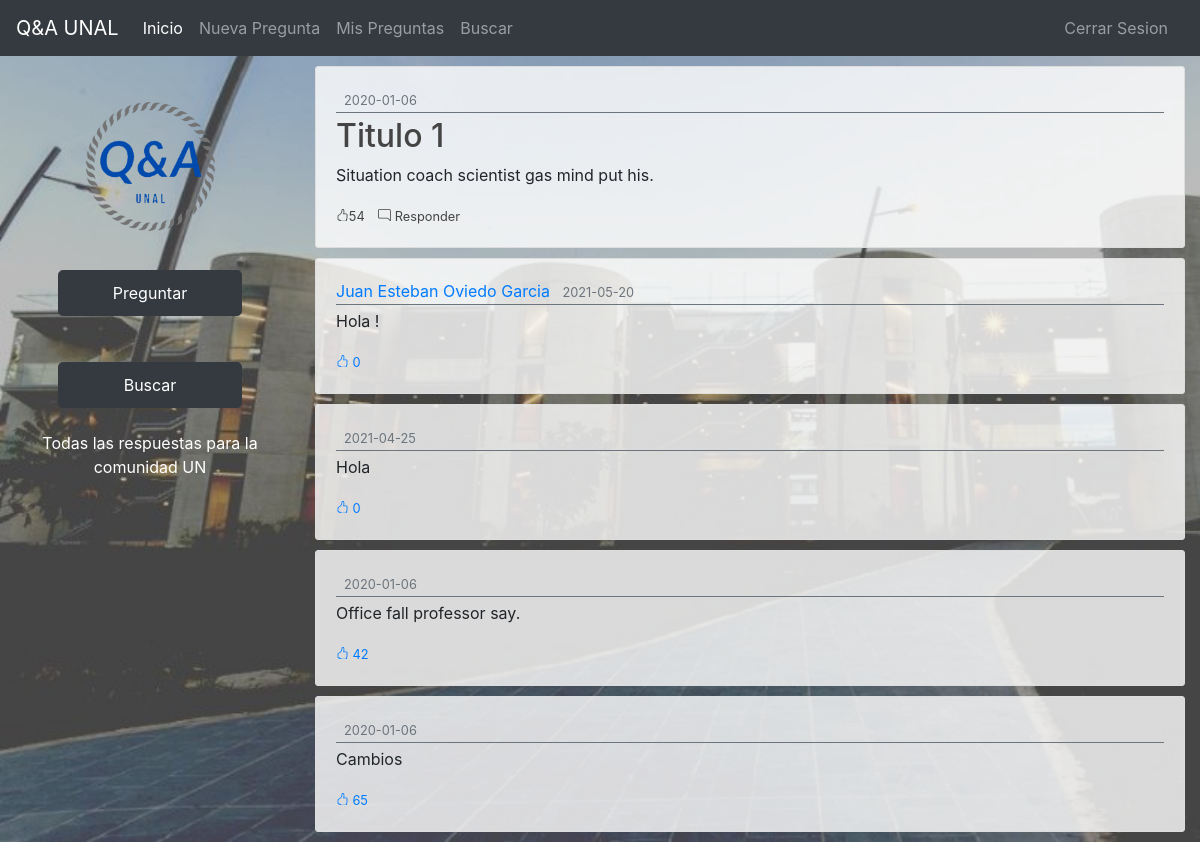
The app's page /preguntas/1 (signed in) with its own data.
### qaunal/models.py (models this page shows, shortened)
class Pregunta(db.Model):
    id = db.Column(db.Integer, primary_key=True)
    titulo = db.Column(db.String(200), nullable=False)
    date_created = db.Column(
        db.DateTime, nullable=False, default=datetime.utcnow)
    contenido = db.Column(db.Text, nullable=False)
    etiquetas = db.Column(db.String())
    resuelta = db.Column(db.Boolean(), nullable=False)
    likes = db.Column(db.Integer, nullable=False)
    user_id = db.Column(db.Integer, db.ForeignKey('user.id'), nullable=False)
    comentarios = db.relationship(
        'Comentario', backref='pregunta', lazy=True, cascade='all, delete')

class User(db.Model, UserMixin):
    id = db.Column(db.Integer, primary_key=True)
    nombre = db.Column(db.String(100), nullable=False)
    email = db.Column(db.String(100), unique=True, nullable=False)
    profilepic = db.Column(db.String(20), nullable=False,
                           default='default.jpg')
    password = db.Column(db.String(60), nullable=False)
    preguntas = db.relationship(
        'Pregunta', backref='autor', lazy=True, cascade='all, delete')
    comentarios = db.relationship('Comentario', backref='autor', lazy=True, cascade='all, delete')

class Comentario(db.Model):
    id = db.Column(db.Integer, primary_key=True)
    date_created = db.Column(
        db.DateTime, nullable=False, default=datetime.utcnow)
    contenido = db.Column(db.Text, nullable=False)
    util = db.Column(db.Boolean(), nullable=False)
    likes = db.Column(db.Integer, nullable=False)
    pregunta_id = db.Column(db.Integer, db.ForeignKey(
        'pregunta.id'), nullable=False)
    user_id = db.Column(db.Integer, db.ForeignKey('user.id'), nullable=False)

### qaunal/routes.py (the view)
@app.route('/preguntas/<int:preg_id>', methods=['GET','POST'])
@login_required
def pregunta(preg_id):
    pregunta = Pregunta.query.get_or_404(preg_id)
    comentariosPregunta = SLL_Stack()
    for comentario in pregunta.comentarios:
        comentariosPregunta.push(comentario)
    size = 0
    current = comentariosPregunta.getHead()
    while current:
        current = current.getNext()
        size += 1
    return render_template('pregunta.html', titulo="Pregunta", pregunta=pregunta, comentarios=comentariosPregunta, size=size)

### qaunal/estructuras.py (called while the page is built)
    def getData(self):
        return self.__data

    def setNext(self, node):
        self.__next = node

    def getNext(self):
        return self.__next

    def getHead(self):
        return self.__head

    def pushFront(self, item):
        newNode = Node(item)
        newNode.setNext(self.__head)
        self.__head = newNode

    def push(self, item):
        super().pushFront(item)

### qaunal/models.py (called while the page is built)
@login_manager.user_loader
def load_user(user_id):
    return User.query.get(int(user_id))

### qaunal/templates/pregunta.html (shortened to what this page needs)
{% extends "base.html" %}
{% block content %}
<article class="media content-section">
    <div class="media-body">
        <div class="article-metadata border-secondary">
            <div class="com-text">
                <div>
                    <small class="text-muted">{{ pregunta.date_created.strftime('%Y-%m-%d') }}</small>
                </div>
            </div>
        </div>
        <h2 class="article-title">{{ pregunta.titulo }}</h2>
        <p class="article-content">{{ pregunta.contenido }}</p>
        <small class="text-muted">
            <a class='article-title' href="{{ url_for('likePregunta', preg_id=pregunta.id) }}">
                {{ pregunta.likes }}</a>
        </small>
        <small class="text-muted" id="com"><a class="article-title" href="{{ url_for('postComentario', preg_id=pregunta.id) }}">
            Responder</a>
        </small>
    </div>
</article>
{% set ns = namespace(current=comentarios.getHead()) %}
{% for comentario in range(size) %}
{% if ns.current %}
<article class="media content-section">
    <div class="media-body">
        <div class="article-metadata border-secondary">
            <div class="com-text">
                <div>
                    <a class="mr-2" href="#">{{ ns.current.getData().autor.nombre }}</a>
                    <small class="text-muted">{{ ns.current.getData().date_created.strftime('%Y-%m-%d') }}</small>
                </div>
            </div>
        </div>
        <p class="article-content">{{ ns.current.getData().contenido }}</p>
        <small class="text-muted"><a href="{{ url_for('likeComentario', com_id=ns.current.getData().id) }}">
            {{ ns.current.getData().likes }}
            </a>
        </small>
    </div>
</article>
{% endif %}
{% set ns.current = ns.current.getNext() %}
{% endfor %}
{% endblock content %}

### qaunal/static/main.css (style rules this page uses)
.content-section { background: rgba(255, 255, 255, 0.8); padding: 20px 20px; border: 1px solid #dddddd; border-radius: 3px; margin: 10px 0px; }
.article-title { color: #444444; }
.article-content { white-space: pre-line; }
.article-metadata { padding-bottom: 1px; margin-bottom: 4px; border-bottom: 1px solid #e3e3e3; }
.com-text { display: flex; justify-content: space-between; align-items: center; }
#com { margin-left: 10px; }

### records on screen
Pregunta: date_created "2020-01-06", titulo "Titulo 1", contenido "Situation coach scientist gas mind put his.", likes "54"
User: current.getData "Juan Esteban Oviedo Garcia"
Comentario: current.getData "2021-04-25", current.getData "Hola", current.getData "0"
Comentario: current.getData "2020-01-06", current.getData "Office fall professor say.", current.getData "42"
Comentario: current.getData "2020-01-06", current.getData "Cambios", current.getData "65"

### other values on screen
{{ ns.current.getData().date_created.strftime('%Y-%m-%d') }} "2021-05-20"
{{ ns.current.getData().contenido }} "Hola !"
{{ ns.current.getData().likes }} "0"
